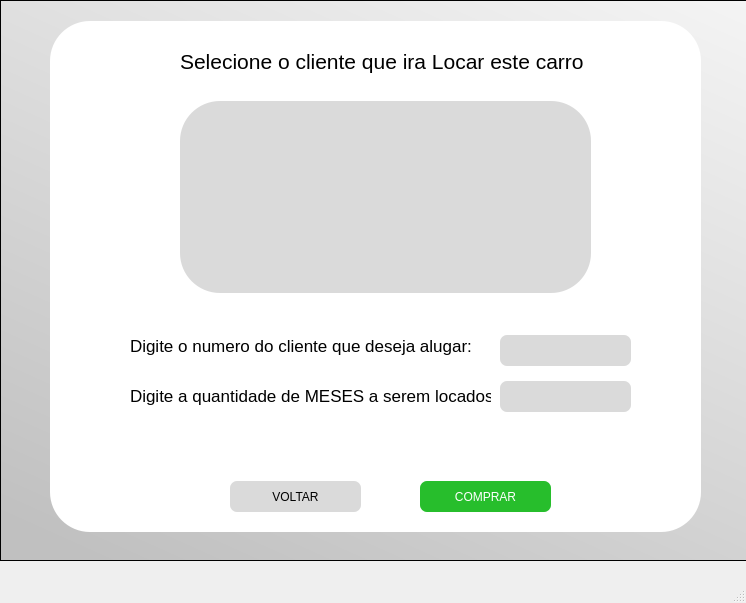
<?xml version="1.0" encoding="UTF-8"?>
<ui version="4.0">
 <class>MainWindow</class>
 <widget class="QMainWindow" name="MainWindow">
  <property name="geometry">
   <rect>
    <x>0</x>
    <y>0</y>
    <width>746</width>
    <height>603</height>
   </rect>
  </property>
  <property name="windowTitle">
   <string>MainWindow</string>
  </property>
  <widget class="QWidget" name="centralwidget">
   <widget class="QFrame" name="frame">
    <property name="geometry">
     <rect>
      <x>0</x>
      <y>0</y>
      <width>1141</width>
      <height>561</height>
     </rect>
    </property>
    <property name="styleSheet">
     <string notr="true">background-color: qlineargradient(spread:pad, x1:0.085, y1:1, x2:1, y2:0, stop:0 rgba(192, 192, 192, 255), stop:1 rgba(255, 255, 255, 255));</string>
    </property>
    <property name="frameShape">
     <enum>QFrame::StyledPanel</enum>
    </property>
    <property name="frameShadow">
     <enum>QFrame::Raised</enum>
    </property>
    <widget class="QFrame" name="frame_3">
     <property name="geometry">
      <rect>
       <x>50</x>
       <y>21</y>
       <width>651</width>
       <height>511</height>
      </rect>
     </property>
     <property name="styleSheet">
      <string notr="true">background-color: rgb(255, 255, 255);
border-radius:40;
</string>
     </property>
     <property name="frameShape">
      <enum>QFrame::StyledPanel</enum>
     </property>
     <property name="frameShadow">
      <enum>QFrame::Raised</enum>
     </property>
     <widget class="QLabel" name="label_2">
      <property name="geometry">
       <rect>
        <x>130</x>
        <y>20</y>
        <width>441</width>
        <height>41</height>
       </rect>
      </property>
      <property name="font">
       <font>
        <pointsize>16</pointsize>
       </font>
      </property>
      <property name="text">
       <string>Selecione o cliente que ira Locar este carro</string>
      </property>
     </widget>
     <widget class="QPushButton" name="comprar_btn_2">
      <property name="geometry">
       <rect>
        <x>370</x>
        <y>460</y>
        <width>131</width>
        <height>31</height>
       </rect>
      </property>
      <property name="cursor">
       <cursorShape>PointingHandCursor</cursorShape>
      </property>
      <property name="styleSheet">
       <string notr="true">background-color: rgb(39, 190, 44);
color: rgb(255, 255, 255);
border-radius:7;
</string>
      </property>
      <property name="text">
       <string>COMPRAR</string>
      </property>
     </widget>
     <widget class="QPushButton" name="voltar_cbtn">
      <property name="geometry">
       <rect>
        <x>180</x>
        <y>460</y>
        <width>131</width>
        <height>31</height>
       </rect>
      </property>
      <property name="cursor">
       <cursorShape>PointingHandCursor</cursorShape>
      </property>
      <property name="styleSheet">
       <string notr="true">background-color: rgb(218, 218, 218);
color: rgb(0, 0, 0);
border-radius:7;
</string>
      </property>
      <property name="text">
       <string>VOLTAR</string>
      </property>
     </widget>
     <widget class="QTableWidget" name="table_cli">
      <property name="geometry">
       <rect>
        <x>130</x>
        <y>80</y>
        <width>411</width>
        <height>192</height>
       </rect>
      </property>
      <property name="styleSheet">
       <string notr="true">background-color: rgb(218, 218, 218);
</string>
      </property>
     </widget>
     <widget class="QLineEdit" name="id_cli">
      <property name="geometry">
       <rect>
        <x>450</x>
        <y>314</y>
        <width>131</width>
        <height>31</height>
       </rect>
      </property>
      <property name="styleSheet">
       <string notr="true">background-color: rgb(218, 218, 218);
color: rgb(0, 0, 0);
border-radius:7;</string>
      </property>
      <property name="text">
       <string/>
      </property>
     </widget>
     <widget class="QLabel" name="label_3">
      <property name="geometry">
       <rect>
        <x>80</x>
        <y>304</y>
        <width>351</width>
        <height>41</height>
       </rect>
      </property>
      <property name="font">
       <font>
        <pointsize>13</pointsize>
       </font>
      </property>
      <property name="text">
       <string>Digite o numero do cliente que deseja alugar:</string>
      </property>
     </widget>
     <widget class="QLabel" name="label_7">
      <property name="geometry">
       <rect>
        <x>80</x>
        <y>354</y>
        <width>361</width>
        <height>41</height>
       </rect>
      </property>
      <property name="font">
       <font>
        <pointsize>13</pointsize>
       </font>
      </property>
      <property name="text">
       <string>Digite a quantidade de MESES a serem locados:</string>
      </property>
     </widget>
     <widget class="QLineEdit" name="id_cli_3">
      <property name="geometry">
       <rect>
        <x>450</x>
        <y>360</y>
        <width>131</width>
        <height>31</height>
       </rect>
      </property>
      <property name="styleSheet">
       <string notr="true">background-color: rgb(218, 218, 218);
color: rgb(0, 0, 0);
border-radius:7;</string>
      </property>
      <property name="text">
       <string/>
      </property>
     </widget>
    </widget>
   </widget>
  </widget>
  <widget class="QMenuBar" name="menubar">
   <property name="geometry">
    <rect>
     <x>0</x>
     <y>0</y>
     <width>746</width>
     <height>21</height>
    </rect>
   </property>
  </widget>
  <widget class="QStatusBar" name="statusbar"/>
 </widget>
 <resources/>
 <connections/>
</ui>
